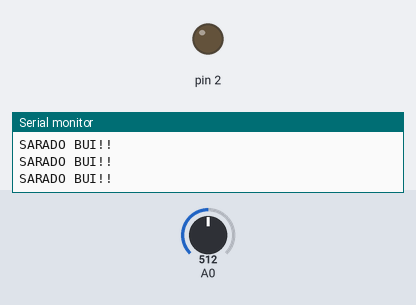
A sketch run on a simulated Arduino Uno, built with avr-gcc and run on an emulated ATmega328P. On the bench: output pins drawn as LEDs (lit = HIGH), the last lines printed to the serial monitor. Dashed ring = blinking. Inputs (shaded band) come from the test bench; at power-on: A0 = 512.

Above: at 1.2 s.
1.3 s: A0 set to 992
4.3 s: A0 set to 1016
At 9.7 s:
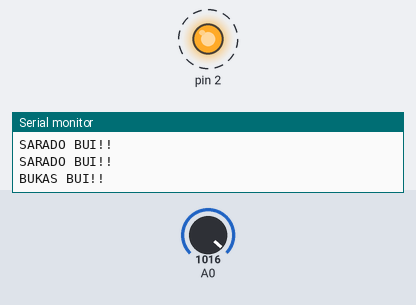
Timing chart, 0 to 13.3 s (numbered marks = the images above; inputs shaded):
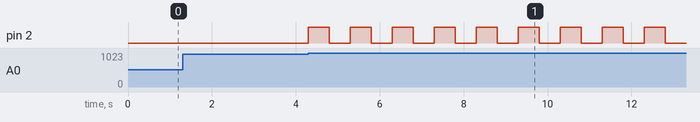

Measured:
- the behaviour switches between 999 and 1000 on A0 (found by bisection; images 0 and 1)
- after the input at 4.3 s, pin 2: alternates HIGH for 0.50 s and LOW for 0.50 s, starting at once

The sketch:

TEST_alarm_contact.ino
```cpp
int doorOpenLimit = 10000;
boolean doorOpen = false;
unsigned long curTimeA = 0;
unsigned long prevTimeA = 0;
unsigned long curTimeD = 0;
unsigned long prevTimeD = 0;

void setup() {
  pinMode(2, OUTPUT);
  Serial.begin(9600);
}

void loop() {
  curTimeA = millis();
  curTimeD = millis();

  if(analogRead(A0) >= 1000){
    doorOpen = true;
    prevTimeA = curTimeA;
  }else{
    if((unsigned long)((curTimeA - prevTimeA) > 2000)){
      doorOpen = false;
      prevTimeA = curTimeA;
    }
  }
  if(doorOpen){
    if((unsigned long)((curTimeD - prevTimeD) > 5000)){
      Serial.println("BUKAS BUI!!");
    }
     digitalWrite(2, HIGH);
      delay(500);
      digitalWrite(2, LOW);
      delay(500);
  }else{
    Serial.println("SARADO BUI!!");
    prevTimeD = curTimeD;
    digitalWrite(2, LOW);
  }
  //Serial.println();
//  Serial.print("VALUE: ");
  //Serial.println(analogRead(A0));

}
```
